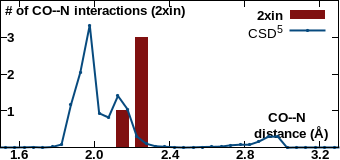

Here is the gnuplot script that generated this plot:
set encoding iso_8859_1
set terminal pngcairo transparent enhanced size 340, 160 font "Arial Bold,10"
set output "/var/www/html/csgid/app/webroot/neighborhood_temp/2xin/CO--N.png"
set lmargin at screen 0.00
set bmargin at screen 0.08
set rmargin at screen 0.995
set tmargin at screen 1.00
set xrange [1.5:3.3]
set format x "%3.1f"
set xtics 1.6,0.4,3.2
set xtics offset 0,graph 0.065
set yrange [0:7227.6]
unset ytics
set y2range [0:4]
set y2tics 1,1,3
set y2tics offset -49,graph 0.00
set y2tics mirror
set view 80,45
set key top right
set boxwidth 0.06
set style fill solid 1.0
set xlabel "CO--N \n distance (\305)" offset 17,4.4
set y2label "# of CO--N interactions (2xin)" offset -40,4 rotate by 0
plot "-" using ($1+0.05):2 with boxes lc rgb "#801010" axis x1y2 title "2xin", \
     "/var/www/html/csgid/app/webroot/neighborhood_temp/csd_metal_distances/CO--N.csv" using ($1+0.025):2 with linespoints linewidth 2 pointtype 7 pointsize 0.2 lc rgb "#074a7e" title "CSD^{5}" axis x1y1
2.1	1
2.2	3
e
